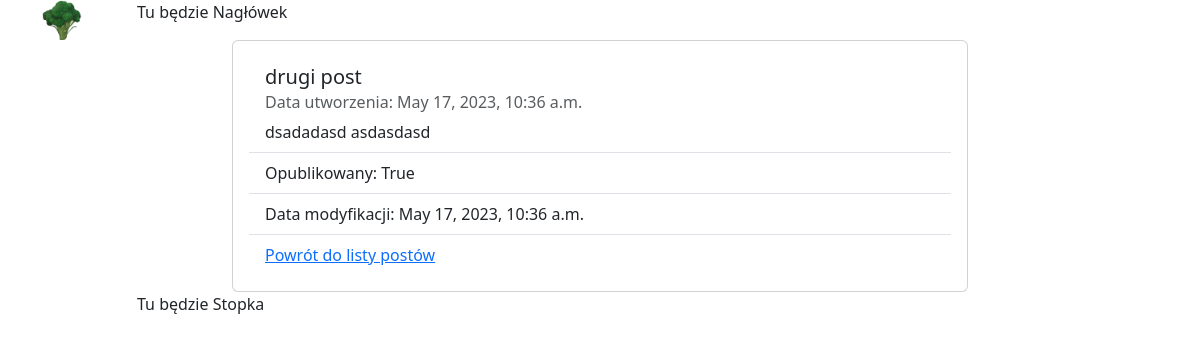
The page /posts/2 on the database its author committed.
### posts/models.py (models this page shows, shortened)
class Post(models.Model):
    title = models.CharField(max_length=255)
    content = models.TextField()
    published = models.BooleanField(default=False)
    sponsored = models.BooleanField(default=False)
    created = models.DateTimeField(auto_now_add=True)
    modified = models.DateTimeField(auto_now=True)

### posts/views.py (the view)
# urls.py: path('<int:post_id>', posts_details, name='details'),
def posts_details(request, post_id):
    p = Post.objects.get(id=post_id)
    context = {
        'post': p
    }
    return render(request, 'posts/details.html', context)

### posts/templates/posts/details.html (shortened to what this page needs)
{% extends "main/base.html" %}
{% block content %}
<div class="row">
    <div class="col"></div>
    <div class="col-8">
        <div class="card">
            <div class="card-body">
                <ul class="list-group list-group-flush">
                    <li class="list-group-item">
                        <h5 class="card-title">{{post.title}}</h5>
                        <h6 class="card-subtitle mb-2 text-body-secondary">
                            Data utworzenia: {{post.created}}</h6>
                        <p class="card-text">{{post.content}}</p>
                    </li>
                    <li class="list-group-item">Opublikowany: {{post.published}}</li>
                    <li class="list-group-item">Data modyfikacji: {{post.modified}}</li>
                    <li class="list-group-item">
                        <a href="{% url 'posts:list' %}">Powrót do listy postów</a>
                    </li>
                </ul>
            </div>
        </div>
    </div>
    <div class="col"></div>
</div>
{% endblock %}

### rows shown on the page
Post: title "drugi post", created "May 17, 2023, 10:36 a.m.", content "dsadadasd asdasdasd", published "True", modified "May 17, 2023, 10:36 a.m."
